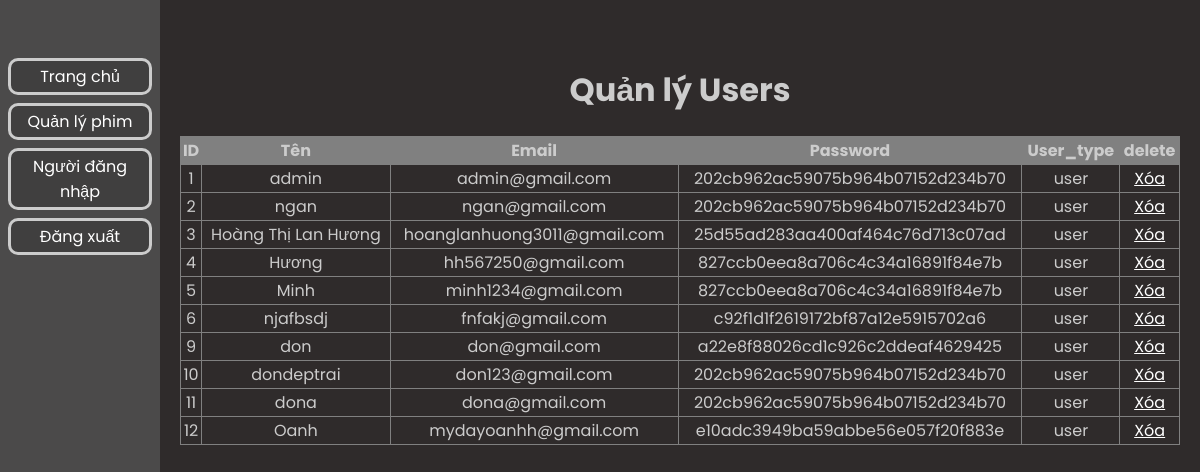
/admin.php?pid=8 (signed in), run on the app's committed database.
### tables this page shows
CREATE TABLE `users` (
  `id` int(255) NOT NULL,
  `name` varchar(255) NOT NULL,
  `email` varchar(255) NOT NULL,
  `password` varchar(255) NOT NULL,
  `user_type` varchar(255) NOT NULL DEFAULT 'user'
);

### admin/qliusers.php (the view, shortened to what this page needs)
<?php
$link = new mysqli("localhost","root","","webphim");
$sql="SELECT * FROM users";
$result = mysqli_query($link,$sql);
?>
<div align="center">
    <br>
    <div>
        <h1> Quản lý Users</h1>
        <form action="" method="post">
            <table align="center" border="1" style="width:1000px; padding: 8px; border-collapse: collapse;">
            <tr style="background-color:gray" align="center">
                <th>ID</th>
                <th>Tên</th>
                <th>Email</th>
                <th>Password</th>
                <th>User_type</th>
                <th>delete</th>
            </tr>
            <?php
            while($row=$result->fetch_assoc()){
            ?>
            <tr align="center">
                <td><?php echo $row["id"]?></td>
                <td><?php echo $row["name"]?></td>
                <td><?php echo $row["email"]?></td>
                <td><?php echo $row["password"]?></td>
                <?php
            $sql1="select * from users where user_type='user'";
            $result1=$link->query($sql1);
            $row1=$result1->fetch_assoc();
            ?>
                <td><?php echo $row1["user_type"]?></td>
                <td><a onclick="return confirm('Bạn có muốn xóa?')" href="index.php?pid=7&id=<?php echo $row['id']?>"style="color:white">Xóa</a></td>
            </tr>
            <?php
                }
            ?>
            </table>
</form>
</div>

### style.css (style rules this page uses)
* { box-sizing: border-box; }
:root { --primary-color:#22254b; --secondary-color: #373b69; }
.body1 { background-color:rgb(47, 43, 43); font-family: 'Poppins', sans-serif; margin: 0; color: rgb(204, 204, 204); display:flex; }

### data on the page
users: id "1", name "admin", email "admin@gmail.com", password "202cb962ac59075b964b07152d234b70", users.user_type "user"
users: id "2", name "ngan", email "ngan@gmail.com", password "202cb962ac59075b964b07152d234b70", user_type "user"
users: id "3", name "Hoàng Thị Lan Hương", email "hoanglanhuong3011@gmail.com", password "25d55ad283aa400af464c76d713c07ad", users.user_type "user"
users: id "4", name "Hương", email "hh567250@gmail.com", password "827ccb0eea8a706c4c34a16891f84e7b", users.user_type "user"
users: id "5", name "Minh", email "minh1234@gmail.com", password "827ccb0eea8a706c4c34a16891f84e7b", users.user_type "user"
users: id "6", name "njafbsdj", email "fnfakj@gmail.com", password "c92f1d1f2619172bf87a12e5915702a6", users.user_type "user"
users: id "9", name "don", email "don@gmail.com", password "a22e8f88026cd1c926c2ddeaf4629425", users.user_type "user"
users: id "10", name "dondeptrai", email "don123@gmail.com", password "202cb962ac59075b964b07152d234b70", users.user_type "user"
users: id "11", name "dona", email "dona@gmail.com", password "202cb962ac59075b964b07152d234b70", users.user_type "user"
users: id "12", name "Oanh", email "mydayoanhh@gmail.com", password "e10adc3949ba59abbe56e057f20f883e", users.user_type "user"
